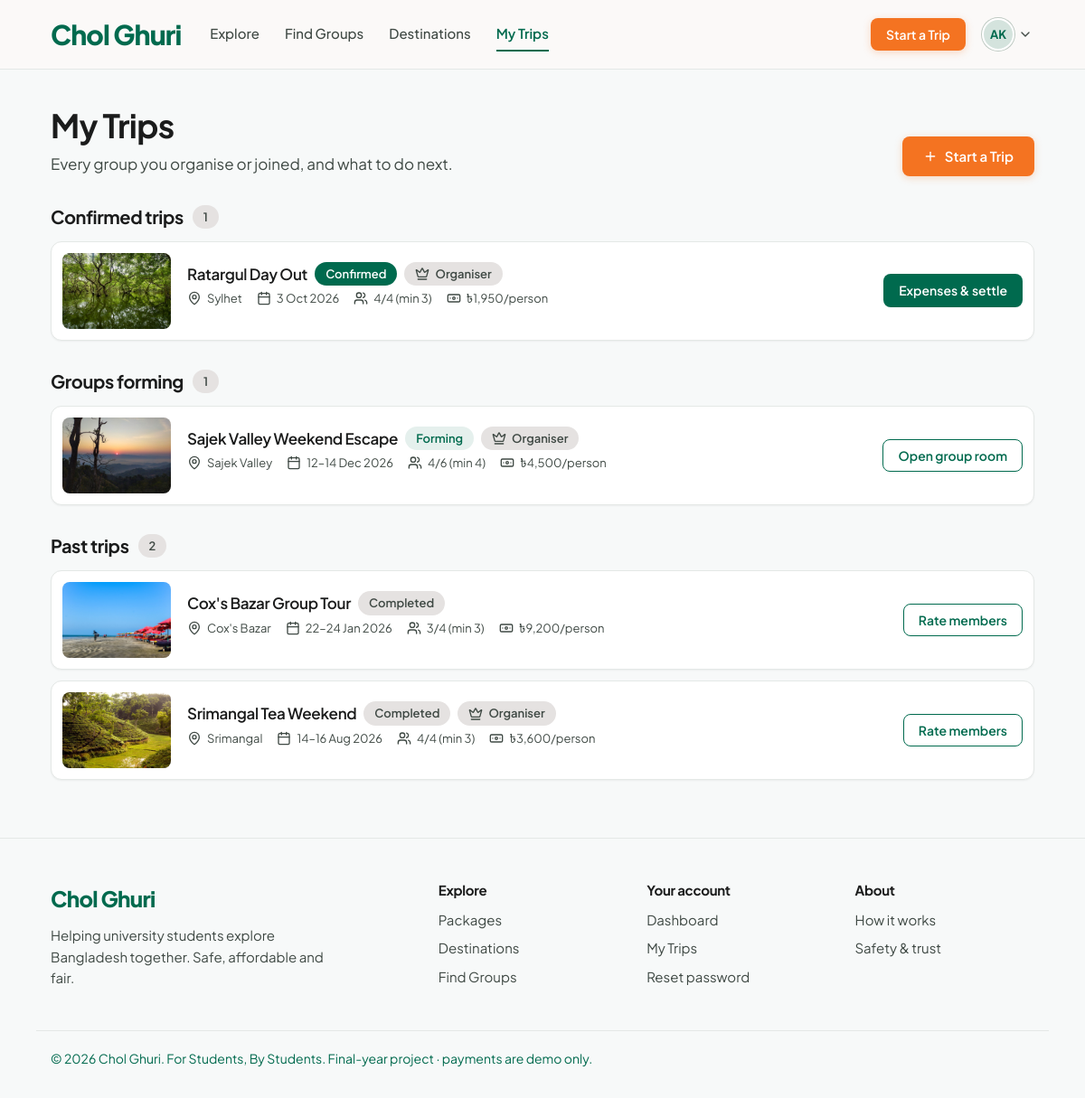
The page /my-trips.php (signed in) on the database its author committed.
### tables this page shows
CREATE TABLE users (
    id                     INT AUTO_INCREMENT PRIMARY KEY,
    university_id          INT          NULL,              
    full_name              VARCHAR(100) NOT NULL,
    email                  VARCHAR(150) NOT NULL UNIQUE,
    password_hash          VARCHAR(255) NOT NULL,
    role                   ENUM('student','admin') NOT NULL DEFAULT 'student',
    email_verified_at      DATETIME NULL,                  
    verify_token_hash      CHAR(64) NULL,
    verify_token_expires   DATETIME NULL,
    verify_sent_at         DATETIME NULL,
    reset_token_hash       CHAR(64) NULL,
    reset_token_expires    DATETIME NULL,
    remember_token_hash    CHAR(64) NULL,
    remember_token_expires DATETIME NULL,
    is_blocked             TINYINT(1) NOT NULL DEFAULT 0,
    last_login_at          DATETIME NULL,
    created_at             TIMESTAMP NOT NULL DEFAULT CURRENT_TIMESTAMP,

    INDEX (verify_token_hash),
    INDEX (reset_token_hash),
    INDEX (remember_token_hash),
    FOREIGN KEY (university_id) REFERENCES universities(id) ON DELETE SET NULL
);

CREATE TABLE travel_groups (
    id               INT AUTO_INCREMENT PRIMARY KEY,
    package_id       INT          NOT NULL,
    creator_id       INT          NOT NULL,
    title            VARCHAR(150) NOT NULL,
    description      TEXT         NULL,
    start_date       DATE         NOT NULL,
    end_date         DATE         NOT NULL,
    min_members      TINYINT      NOT NULL DEFAULT 2,      
    max_members      TINYINT      NOT NULL,                
    budget_max       DECIMAL(10,2) NULL,
    cost_sharing     ENUM('equal','custom') NOT NULL DEFAULT 'equal',
    university_only  TINYINT(1)   NOT NULL DEFAULT 0,
    gender_rule      ENUM('any','female_only','male_only') NOT NULL DEFAULT 'any',
    status           ENUM('forming','full','confirmed','completed','cancelled') NOT NULL DEFAULT 'forming',
    confirmed_at     DATETIME     NULL,
    completed_at     DATETIME     NULL,
    created_at       TIMESTAMP    NOT NULL DEFAULT CURRENT_TIMESTAMP,

    INDEX (status, start_date),
    FOREIGN KEY (package_id) REFERENCES packages(id),
    FOREIGN KEY (creator_id) REFERENCES users(id) ON DELETE CASCADE,
    CHECK (end_date >= start_date),
    CHECK (min_members >= 1 AND min_members <= max_members)
);

CREATE TABLE packages (
    id                  INT AUTO_INCREMENT PRIMARY KEY,
    destination_id      INT          NOT NULL,
    title               VARCHAR(150) NOT NULL,
    trip_type           ENUM('day_trip','overnight','eco_tour') NOT NULL,
    accommodation_type  ENUM('shared','private','none') NOT NULL DEFAULT 'shared',   
    accommodation_name  VARCHAR(150) NULL,
    transport_info      VARCHAR(200) NULL,
    location            VARCHAR(150) NULL,
    description         TEXT         NULL,
    duration_days       TINYINT      NOT NULL DEFAULT 1,
    min_group_size      TINYINT      NOT NULL DEFAULT 2,
    max_group_size      TINYINT      NOT NULL DEFAULT 10,    
    amenities           VARCHAR(255) NULL,                  
    image               VARCHAR(255) NULL,
    is_active           TINYINT(1)   NOT NULL DEFAULT 1,
    created_at          TIMESTAMP    NOT NULL DEFAULT CURRENT_TIMESTAMP,

    INDEX (destination_id, is_active),
    FOREIGN KEY (destination_id) REFERENCES destinations(id),
    CHECK (min_group_size >= 1 AND min_group_size <= max_group_size)
);

CREATE TABLE destinations (
    id           INT AUTO_INCREMENT PRIMARY KEY,
    name         VARCHAR(100) NOT NULL,
    region       VARCHAR(100) NULL,
    label        VARCHAR(40)  NULL,                   
    description  TEXT         NULL,
    image        VARCHAR(255) NULL,
    is_featured  TINYINT(1)   NOT NULL DEFAULT 0
);

### config/database.php (called while the page is built, shortened)
<?php
function db(): PDO
{
    static $pdo = null;
    if ($pdo === null) {
        $dsn = 'mysql:host=' . DB_HOST . ';dbname=' . DB_NAME . ';charset=' . DB_CHARSET;
        $options = [
            PDO::ATTR_ERRMODE            => PDO::ERRMODE_EXCEPTION,
            PDO::ATTR_DEFAULT_FETCH_MODE => PDO::FETCH_ASSOC,
            PDO::ATTR_EMULATE_PREPARES   => false,
        ];
        $pdo = new PDO($dsn, DB_USER, DB_PASS, $options);
        $pdo->exec("SET time_zone = '+06:00'");
    }
    return $pdo;
}

### includes/users.php (called while the page is built, shortened)
<?php
function find_user_by_id(int $id): ?array
{
    $stmt = db()->prepare(
        'SELECT u.*, un.name AS university_name, un.short_name AS university_short, un.email_domain AS university_domain,
                p.gender, p.phone, p.city, p.bio, p.profile_photo, p.budget_min, p.budget_max,
                p.group_size_min, p.group_size_max, p.trip_type_pref, p.accommodation_pref, p.show_profile
         FROM users u
         LEFT JOIN universities un    ON un.id = u.university_id
         LEFT JOIN student_profiles p ON p.user_id = u.id
         WHERE u.id = ?'
    );
    $stmt->execute([$id]);
    return $stmt->fetch() ?: null;
}

### includes/auth.php (called while the page is built, shortened)
<?php
function current_user(): ?array
{
    static $user = false;
    if ($user === false) {
        $user = null;
        if (!empty($_SESSION['user_id'])) {
            $user = find_user_by_id((int) $_SESSION['user_id']);
        }
    }
    return $user;
}
function require_login(): array
{
    $user = current_user();
    return $user;
}

### includes/groups.php (called while the page is built, shortened)
<?php
function fetch_groups(string $where = '1', array $params = [], string $order = 'g.start_date', int $limit = 100): array
{
    $stmt = db()->prepare(GROUP_SELECT . " WHERE $where ORDER BY $order LIMIT " . (int) $limit);
    $stmt->execute($params);
    return $stmt->fetchAll();
}
function group_price_now(array $group): float
{
    return per_person_price((int) $group['package_id'], max(1, (int) $group['member_count']));
}
function user_groups(int $userId): array
{
    return fetch_groups(
        "g.id IN (SELECT group_id FROM group_members WHERE user_id = ? AND status = 'joined')",
        [$userId],
        "FIELD(g.status, 'confirmed','forming','full','completed','cancelled'), g.start_date"
    );
}

### includes/pricing.php (called while the page is built, shortened)
<?php
function package_cost_totals(int $packageId): array
{
    static $cache = [];
    if (!isset($cache[$packageId])) {
        $stmt = db()->prepare(
            "SELECT COALESCE(SUM(CASE WHEN cost_type = 'shared'     THEN amount END), 0) AS shared,
                    COALESCE(SUM(CASE WHEN cost_type = 'per_person' THEN amount END), 0) AS per_person
             FROM package_costs WHERE package_id = ?"
        );
        $stmt->execute([$packageId]);
        $cache[$packageId] = array_map('floatval', $stmt->fetch());
    }
    return $cache[$packageId];
}
function per_person_price(int $packageId, int $members): float
{
    $members = max(1, $members);
    $totals  = package_cost_totals($packageId);
    return ceil($totals['shared'] / $members + $totals['per_person']);
}

### includes/money.php (called while the page is built, shortened)
<?php
function find_booking(int $groupId, int $userId): ?array
{
    $stmt = db()->prepare('SELECT * FROM bookings WHERE group_id = ? AND user_id = ?');
    $stmt->execute([$groupId, $userId]);
    return $stmt->fetch() ?: null;
}

### my-trips.php (the view, shortened to what this page needs)
<?php
$me = require_login();
$sections = ['active' => [], 'forming' => [], 'past' => []];
foreach (user_groups((int) $me['id']) as $g) {
    if ($g['status'] === 'confirmed')                     $sections['active'][]  = $g;
    elseif (in_array($g['status'], ['forming', 'full']))  $sections['forming'][] = $g;
    else                                                  $sections['past'][]    = $g;
}
$titles = ['active' => 'Confirmed trips', 'forming' => 'Groups forming', 'past' => 'Past trips'];
function next_step(array $g, array $me): array
{
    $id = (int) $g['id'];
    if ($g['status'] === 'confirmed') {
        $b = find_booking($id, (int) $me['id']);
        return ['Expenses & settle', 'expenses.php?group=' . $id, 'btn-primary'];
    }
    if ($g['status'] === 'completed') return ['Rate members', 'rate.php?group=' . $id, 'btn-outline'];
    return ['Open group room', 'group.php?id=' . $id, 'btn-outline'];
}
require_once __DIR__ . '/includes/header.php';
?>
<div class="container">
    <div class="page-head page-head-row">
        <div>
            <h1>My Trips</h1>
            <p>Every group you organise or joined, and what to do next.</p>
        </div>
        <a class="btn btn-accent" href="<?= url('create-group.php') ?>"><?= icon('plus', 'icon-sm') ?> Start a Trip</a>
    </div>
    <?php foreach ($sections as $key => $groups): if (!$groups) continue; ?>
        <h2 class="list-title"><?= $titles[$key] ?> <span class="badge badge-grey"><?= count($groups) ?></span></h2>
        <div class="trip-list">
            <?php foreach ($groups as $g): [$label, $link, $class] = next_step($g, $me); ?>
                <article class="trip-row">
                    <div class="trip-row-img" style="background-image:url('<?= image_url($g['package_image']) ?>')"></div>
                    <div class="trip-row-body">
                        <div class="trip-row-top">
                            <h3><a href="<?= url('group.php?id=' . $g['id']) ?>"><?= e($g['title']) ?></a></h3>
                            <?= status_badge($g['status']) ?>
                            <?php if ((int) $g['creator_id'] === (int) $me['id']): ?><span class="badge badge-grey"><?= icon('crown', 'icon-sm') ?> Organiser</span><?php endif; ?>
                        </div>
                        <p class="meta">
                            <span><?= icon('map-pin', 'icon-sm') ?> <?= e($g['destination_name']) ?></span>
                            <span><?= icon('calendar', 'icon-sm') ?> <?= e(date_range($g['start_date'], $g['end_date'])) ?></span>
                            <span><?= icon('users', 'icon-sm') ?> <?= (int) $g['member_count'] ?>/<?= (int) $g['max_members'] ?> (min <?= (int) $g['min_members'] ?>)</span>
                            <span><?= icon('banknote', 'icon-sm') ?> <?= money(group_price_now($g)) ?>/person</span>
                        </p>
                    </div>
                    <a class="btn btn-sm <?= $class ?>" href="<?= url($link) ?>"><?= e($label) ?></a>
                </article>
            <?php endforeach; ?>
        </div>
    <?php endforeach; ?>
</div>
<?php require_once __DIR__ . '/includes/footer.php'; ?>

### includes/functions.php (shortened to what this page needs)
<?php
function e(?string $text): string
{
    return htmlspecialchars($text ?? '', ENT_QUOTES, 'UTF-8');
}
function url(string $path = ''): string
{
    return BASE_URL . '/' . ltrim($path, '/');
}
function money(float|int|string|null $amount): string
{
    $value = round((float) $amount);
    return ($value < 0 ? '-' : '') . '৳' . number_format(abs($value));
}
function image_url(?string $file): string
{
    $file = basename((string) $file);
    if ($file !== '' && is_file(__DIR__ . '/../assets/images/destinations/' . $file)) {
        return url('assets/images/destinations/' . rawurlencode($file));
    }
    return url('assets/images/destinations/sajek.jpg');
}
function status_badge(string $status): string
{
    $map = [
        'forming'   => ['Forming', ''],
        'full'      => ['Full', 'badge-accent'],
        'confirmed' => ['Confirmed', 'badge-solid'],
        'completed' => ['Completed', 'badge-grey'],
        'cancelled' => ['Cancelled', 'badge-grey'],
    ];
    [$label, $class] = $map[$status] ?? [ucfirst($status), ''];
    return '<span class="badge ' . $class . '">' . e($label) . '</span>';
}
function date_range(string $start, string $end): string
{
    $s = strtotime($start);
    $f = strtotime($end);
    if ($start === $end) {
        return date('j M Y', $s);
    }
    if (date('M Y', $s) === date('M Y', $f)) {
        return date('j', $s) . '–' . date('j M Y', $f);
    }
    return date('j M', $s) . ' – ' . date('j M Y', $f);
}
function icon(string $name, string $class = ''): string
{
    static $cache = [];
    if (!isset($cache[$name])) {
        $file = __DIR__ . '/../assets/icons/' . basename($name) . '.svg';
        $svg  = is_file($file) ? file_get_contents($file) : '';
        $svg  = trim(preg_replace('//s', '', $svg));
        $svg  = preg_replace_callback('/^<svg[^>]*>/', function ($m) {
            return preg_replace('/\s(width|height|class)="[^"]*"/', '', $m[0]);
        }, $svg);
        $cache[$name] = $svg;
    }
    $classes = trim('icon ' . $class);
    return str_replace('<svg', '<svg class="' . e($classes) . '" aria-hidden="true"', $cache[$name]);
}
function initials(string $name): string
{
    $parts = preg_split('/\s+/', trim($name));
    $first = mb_substr($parts[0] ?? '', 0, 1);
    $last  = count($parts) > 1 ? mb_substr(end($parts), 0, 1) : '';
    return mb_strtoupper($first . $last);
}
function avatar(?string $photo, string $name, string $size = 'md'): string
{
    return '<span class="avatar avatar-' . e($size) . ' avatar-initials" aria-label="' . e($name) . '">' . e(initials($name)) . '</span>';
}

### rows shown on the page
users: full_name "AK"
travel_groups: package.image (picture), title "Ratargul Day Out", label "Confirmed", destinations.name "Sylhet", date_range($g['start_date'], $g['end_date']) "3 Oct 2026", member_count "4", max_members "4", min_members "3", g "৳1,950", label "Expenses & settle"
travel_groups: package.image (picture), title "Sajek Valley Weekend Escape", label "Forming", destinations.name "Sajek Valley", date_range($g['start_date'], $g['end_date']) "12–14 Dec 2026", member_count "4", max_members "6", min_members "4", g "৳4,500", label "Open group room"
travel_groups: package.image (picture), title "Cox's Bazar Group Tour", label "Completed", destinations.name "Cox's Bazar", date_range($g['start_date'], $g['end_date']) "22–24 Jan 2026", member_count "3", max_members "4", min_members "3", g "৳9,200", label "Rate members"
travel_groups: package.image (picture), title "Srimangal Tea Weekend", label "Completed", destinations.name "Srimangal", date_range($g['start_date'], $g['end_date']) "14–16 Aug 2026", member_count "4", max_members "4", min_members "3", g "৳3,600", label "Rate members"

### other values the page prints
APP_NAME "Chol Ghuri"
$label "Explore"
$label "Find Groups"
$label "Destinations"
$label "My Trips"
$titles[$key] "Confirmed trips"
count($groups) "1"
$titles[$key] "Groups forming"
$titles[$key] "Past trips"
count($groups) "2"
